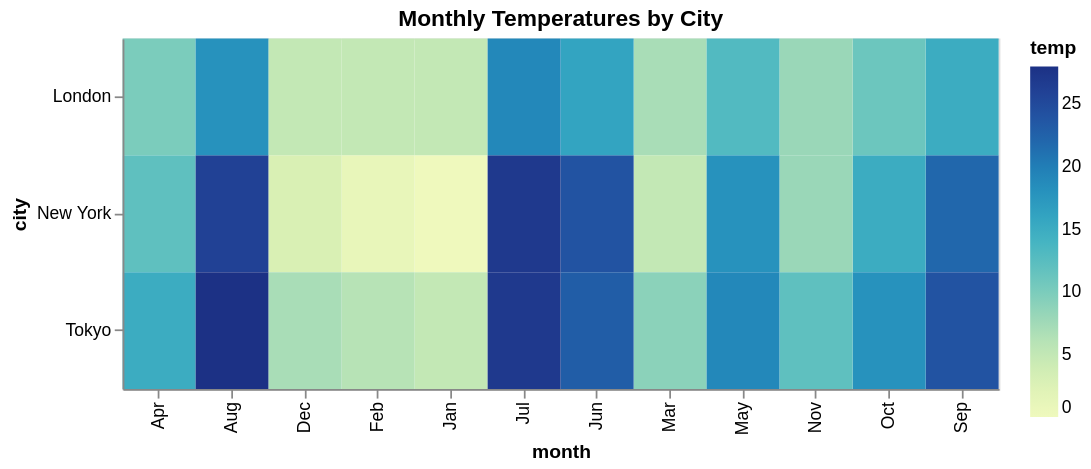

Specify this chart in Vega-Lite:
### Vega-Lite specification from a JSON file in a GitHub repository (floating-point values rounded to 4 significant figures)
{"$schema": "https://vega.github.io/schema/vega-lite/v5.json", "config": {"axis": {"labelLimit": 0}, "header": {"labelLimit": 0}, "legend": {"labelLimit": 0}}, "data": {"values": [{"city": "New York", "month": "Jan", "temp": 0}, {"city": "New York", "month": "Feb", "temp": 1}, {"city": "New York", "month": "Mar", "temp": 5}, {"city": "New York", "month": "Apr", "temp": 12}, {"city": "New York", "month": "May", "temp": 18}, {"city": "New York", "month": "Jun", "temp": 24}, {"city": "New York", "month": "Jul", "temp": 27}, {"city": "New York", "month": "Aug", "temp": 26}, {"city": "New York", "month": "Sep", "temp": 22}, {"city": "New York", "month": "Oct", "temp": 15}, {"city": "New York", "month": "Nov", "temp": 8}, {"city": "New York", "month": "Dec", "temp": 3}, {"city": "London", "month": "Jan", "temp": 5}, {"city": "London", "month": "Feb", "temp": 5}, {"city": "London", "month": "Mar", "temp": 7}, {"city": "London", "month": "Apr", "temp": 10}, {"city": "London", "month": "May", "temp": 13}, {"city": "London", "month": "Jun", "temp": 16}, {"city": "London", "month": "Jul", "temp": 19}, {"city": "London", "month": "Aug", "temp": 18}, {"city": "London", "month": "Sep", "temp": 15}, {"city": "London", "month": "Oct", "temp": 11}, {"city": "London", "month": "Nov", "temp": 8}, {"city": "London", "month": "Dec", "temp": 5}, {"city": "Tokyo", "month": "Jan", "temp": 5}, {"city": "Tokyo", "month": "Feb", "temp": 6}, {"city": "Tokyo", "month": "Mar", "temp": 9}, {"city": "Tokyo", "month": "Apr", "temp": 15}, {"city": "Tokyo", "month": "May", "temp": 19}, {"city": "Tokyo", "month": "Jun", "temp": 23}, {"city": "Tokyo", "month": "Jul", "temp": 27}, {"city": "Tokyo", "month": "Aug", "temp": 28}, {"city": "Tokyo", "month": "Sep", "temp": 24}, {"city": "Tokyo", "month": "Oct", "temp": 18}, {"city": "Tokyo", "month": "Nov", "temp": 12}, {"city": "Tokyo", "month": "Dec", "temp": 7}]}, "encoding": {"color": {"field": "temp", "type": "quantitative"}, "opacity": {"condition": {"empty": true, "param": "legend_selection", "value": 1}, "value": 0.15}, "tooltip": [{"field": "city", "type": "nominal"}, {"field": "temp", "type": "quantitative"}, {"field": "month", "type": "nominal"}], "x": {"field": "month", "type": "nominal"}, "y": {"field": "city", "type": "nominal"}}, "height": 200, "mark": "rect", "params": [{"bind": "legend", "name": "legend_selection", "select": {"fields": ["temp"], "type": "point"}}], "title": "Monthly Temperatures by City", "width": 500}
